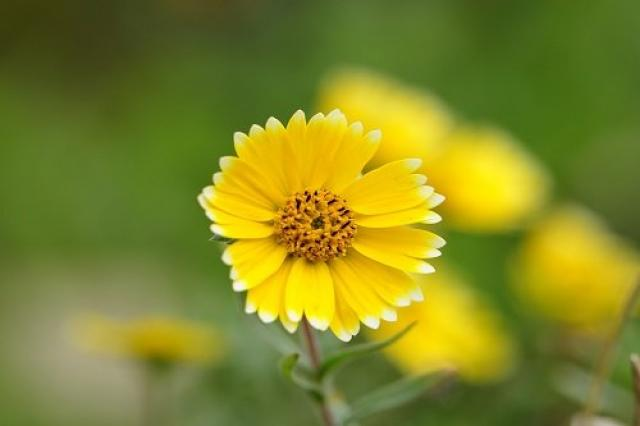
#> input picture bai1/image/anh1.jpg, 640 x 426 px, found by its file name
$ python 07.py
#> lines starting #> are read from the running program, lines starting #| are printed output that depends on the picture
import matplotlib as mpl
import matplotlib.pyplot as plt
from PIL import Image

#đường dẫn ảnh
my_path = 'C:/Users/Vo Thien/OneDrive/Desktop/TGMT/bai1/image/anh1.jpg'

#đọc ảnh và hiển thị
img = Image.open(my_path)
#> img is the input picture: PIL image 640x426 RGB; mean R, G, B 127.7, 133.5, 38.1
plt.imshow(img)
#plt.show()

#vẽ đồ thị cơ bản
x = [1, 2, 3, 4, 5]
y = [10, 16, 20, 30, 25]
plt.plot(x,y, color = 'red')
plt.title('Ví dụ về biểu đồ')
#plt.axis('off') tắt hệ trục tọa độ
#plt.show()

#vẽ trên hình ảnh
#đọc ảnh
x = [100, 100, 400, 400]
y = [200, 300, 200, 300]
plt.imshow(img)
plt.plot(x,y, 'r*') #đánh dấu các điểm
plt.plot(x,y, 'ks:')
plt.show()
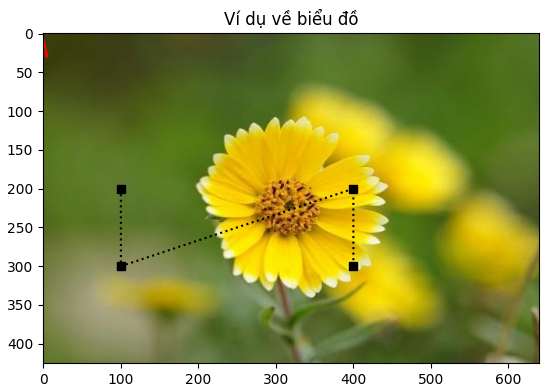
#> figure drawn by matplotlib, 1 panel

$ run again, with bai1/image/anh2.jpg copied over bai1/image/anh1.jpg
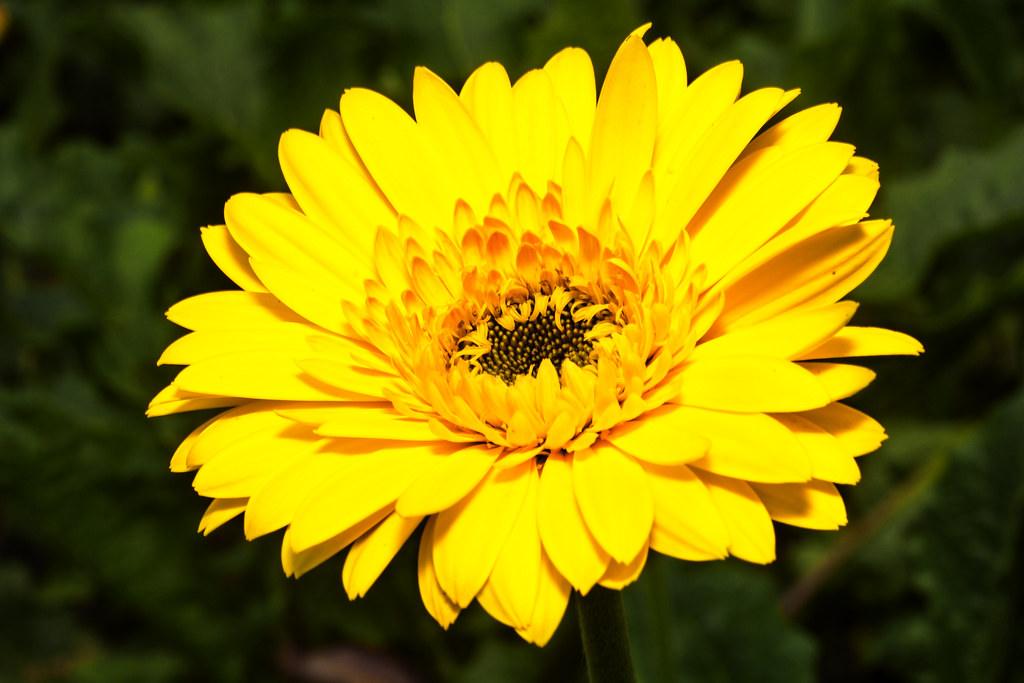
#> input picture bai1/image/anh2.jpg, 1024 x 683 px, found by its file name
#> img is the input picture: PIL image 1024x683 RGB; mean R, G, B 127.9, 116.1, 3.7
#> `plt.show()`:
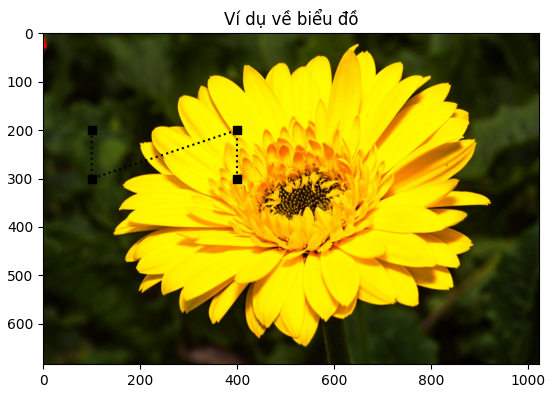
#> figure drawn by matplotlib, 1 panel

$ run again, with bai1/image/anh3.jpg copied over bai1/image/anh1.jpg
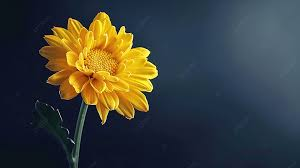
#> input picture bai1/image/anh3.jpg, 300 x 168 px, found by its file name
#> img is the input picture: PIL image 300x168 RGB; mean R, G, B 60.7, 63.3, 59.1
#> `plt.show()`:
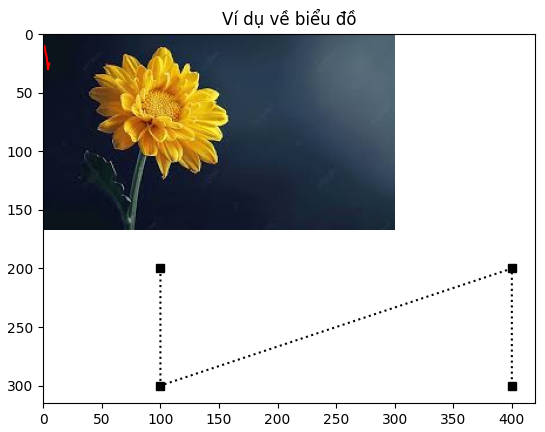
#> figure drawn by matplotlib, 1 panel
